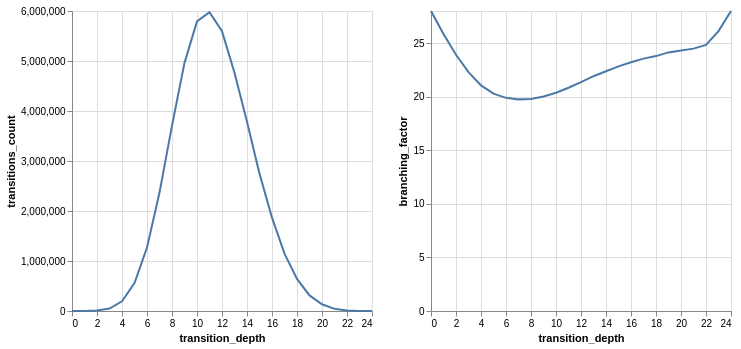

This figure's notebook cell:
### Markdown cell above
### transition depth

### Code cell
# branching factor plot

_plot_df = (
    transitions.group_by("transition_depth", "start_pos")
    .agg(transitions_count=pl.len())
    .group_by("transition_depth")
    .agg(
        transitions_count=pl.col("transitions_count").sum(),
        branching_factor=pl.col("transitions_count").mean(),
    )
    .sort("transition_depth")
)

alt.hconcat(
    alt.Chart(_plot_df).mark_line().encode(x="transition_depth", y="transitions_count"),
    alt.Chart(_plot_df).mark_line().encode(x="transition_depth", y="branching_factor"),
)

### Figure 1 — Vega-Lite specification as saved in the notebook (floating-point values rounded to 4 significant figures)
{"config": {"view": {"continuousWidth": 300, "continuousHeight": 300}}, "hconcat": [{"mark": {"type": "line"}, "encoding": {"x": {"field": "transition_depth", "type": "quantitative"}, "y": {"field": "transitions_count", "type": "quantitative"}}}, {"mark": {"type": "line"}, "encoding": {"x": {"field": "transition_depth", "type": "quantitative"}, "y": {"field": "branching_factor", "type": "quantitative"}}}], "data": {"name": "data-30fb5c8160880b82103d76f13c6b29fe"}, "$schema": "https://vega.github.io/schema/vega-lite/v6.4.1.json", "datasets": {"data-30fb5c8160880b82103d76f13c6b29fe": [{"transition_depth": 0, "transitions_count": 28, "branching_factor": 28.0}, {"transition_depth": 1, "transitions_count": 724, "branching_factor": 25.86}, {"transition_depth": 2, "transitions_count": 7940, "branching_factor": 23.92}, {"transition_depth": 3, "transitions_count": 48768, "branching_factor": 22.29}, {"transition_depth": 4, "transitions_count": 193580, "branching_factor": 21.06}, {"transition_depth": 5, "transitions_count": 557564, "branching_factor": 20.29}, {"transition_depth": 6, "transitions_count": 1269952, "branching_factor": 19.89}, {"transition_depth": 7, "transitions_count": 2368320, "branching_factor": 19.75}, {"transition_depth": 8, "transitions_count": 3706200, "branching_factor": 19.79}, {"transition_depth": 9, "transitions_count": 4963208, "branching_factor": 20.01}, {"transition_depth": 10, "transitions_count": 5792212, "branching_factor": 20.37}, {"transition_depth": 11, "transitions_count": 5976868, "branching_factor": 20.84}, {"transition_depth": 12, "transitions_count": 5594208, "branching_factor": 21.36}, {"transition_depth": 13, "transitions_count": 4765632, "branching_factor": 21.91}, {"transition_depth": 14, "transitions_count": 3782936, "branching_factor": 22.38}, {"transition_depth": 15, "transitions_count": 2747540, "branching_factor": 22.83}, {"transition_depth": 16, "transitions_count": 1866960, "branching_factor": 23.21}, {"transition_depth": 17, "transitions_count": 1147596, "branching_factor": 23.55}, {"transition_depth": 18, "transitions_count": 640940, "branching_factor": 23.79}, {"transition_depth": 19, "transitions_count": 312012, "branching_factor": 24.13}, {"transition_depth": 20, "transitions_count": 134084, "branching_factor": 24.32}, {"transition_depth": 21, "transitions_count": 43296, "branching_factor": 24.49}, {"transition_depth": 22, "transitions_count": 8940, "branching_factor": 24.83}, {"transition_depth": 23, "transitions_count": 836, "branching_factor": 26.12}, {"transition_depth": 24, "transitions_count": 28, "branching_factor": 28.0}]}}
